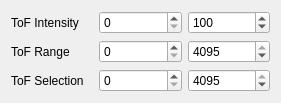
     <widget class="QWidget" name="gridLayoutWidget_10">
      <property name="geometry">
       <rect>
        <x>10</x>
        <y>520</y>
        <width>281</width>
        <height>101</height>
       </rect>
      </property>
      <layout class="QGridLayout" name="gridLayout_10">
       <item row="0" column="2">
        <widget class="QSpinBox" name="_max_y">
         <property name="minimum">
          <number>1</number>
         </property>
         <property name="maximum">
          <number>100000</number>
         </property>
         <property name="value">
          <number>100</number>
         </property>
        </widget>
       </item>
       <item row="0" column="1">
        <widget class="QSpinBox" name="_min_y">
         <property name="maximum">
          <number>100000</number>
         </property>
         <property name="value">
          <number>0</number>
         </property>
        </widget>
       </item>
       <item row="1" column="0">
        <widget class="QLabel" name="label_24">
         <property name="text">
          <string>ToF Range</string>
         </property>
        </widget>
       </item>
       <item row="0" column="0">
        <widget class="QLabel" name="label_22">
         <property name="text">
          <string>ToF Intensity</string>
         </property>
        </widget>
       </item>
       <item row="2" column="0">
        <widget class="QLabel" name="label_26">
         <property name="text">
          <string>ToF Selection</string>
         </property>
        </widget>
       </item>
       <item row="2" column="1">
        <widget class="QSpinBox" name="_min_x">
         <property name="maximum">
          <number>4094</number>
         </property>
         <property name="value">
          <number>0</number>
         </property>
        </widget>
       </item>
       <item row="2" column="2">
        <widget class="QSpinBox" name="_max_x">
         <property name="minimum">
          <number>1</number>
         </property>
         <property name="maximum">
          <number>4095</number>
         </property>
         <property name="value">
          <number>4095</number>
         </property>
        </widget>
       </item>
       <item row="1" column="1">
        <widget class="QSpinBox" name="_tof_range_min">
         <property name="maximum">
          <number>4094</number>
         </property>
        </widget>
       </item>
       <item row="1" column="2">
        <widget class="QSpinBox" name="_tof_range_max">
         <property name="maximum">
          <number>4095</number>
         </property>
         <property name="value">
          <number>4095</number>
         </property>
        </widget>
       </item>
      </layout>
     </widget>
